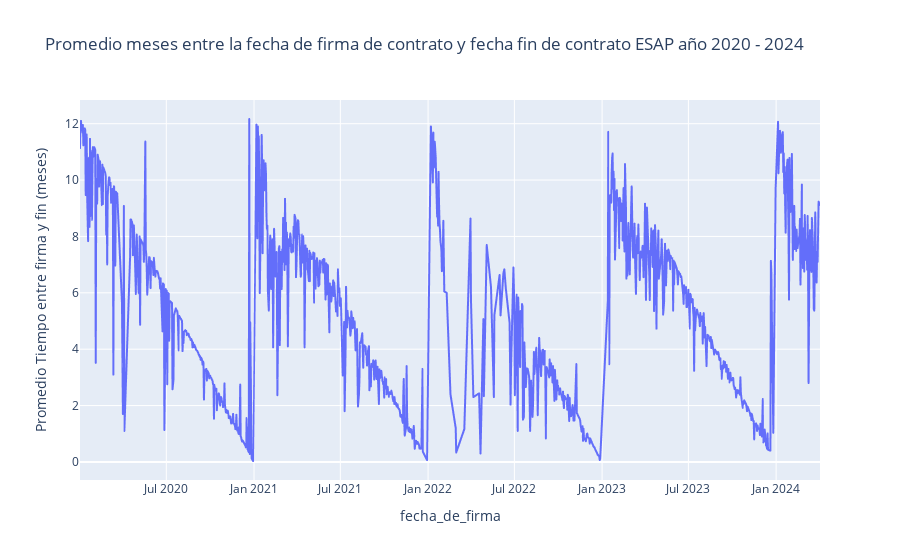

The notebook cell this image was saved under:
### Code cell
# Calcular el promedio de tiempo entre firma y fecha final del contrato en días
secopf['tiempo_entre_firma_fin'] = (secopf['fecha_de_fin_del_contrato'] - secopf['fecha_de_firma']).dt.days
promedio_tiempo_por_dia = secopf.groupby('fecha_de_firma')['tiempo_entre_firma_fin'].mean().reset_index()

# Convertir el promedio de días a meses
promedio_tiempo_por_dia['tiempo_entre_firma_fin'] /= 30  # Aproximadamente 30 días por mes

# Crear una gráfica lineal del promedio del tiempo entre firma y fin por día en meses
fig = px.line(promedio_tiempo_por_dia, x='fecha_de_firma', y='tiempo_entre_firma_fin',
              labels={'tiempo_entre_firma_fin': 'Promedio Tiempo entre firma y fin (meses)'},
              title='Promedio meses entre la fecha de firma de contrato y fecha fin de contrato ESAP año 2020 - 2024')

# Mostrar la gráfica
fig.show()

### Figure 1 — Plotly figure (JSON) as saved in the notebook; plotly's stock layout.template omitted (floating-point values rounded to 4 significant figures; data arrays with more than 128 entries replaced by an {"elided": "..."} marker saying what was removed)
{"data": [{"hovertemplate": "fecha_de_firma=%{x}<br>Promedio Tiempo entre firma y fin (meses)=%{y}<extra></extra>", "legendgroup": "", "line": {"color": "#636efa", "dash": "solid"}, "marker": {"symbol": "circle"}, "mode": "lines", "name": "", "showlegend": false, "type": "scattergl", "x": {"elided": "1060 str values"}, "xaxis": "x", "y": {"elided": "1060 float values"}, "yaxis": "y"}], "layout": {"legend": {"tracegroupgap": 0}, "title": {"text": "Promedio meses entre la fecha de firma de contrato y fecha fin de contrato ESAP año 2020 - 2024"}, "xaxis": {"anchor": "y", "domain": [0, 1], "title": {"text": "fecha_de_firma"}}, "yaxis": {"anchor": "x", "domain": [0, 1], "title": {"text": "Promedio Tiempo entre firma y fin (meses)"}}}}
